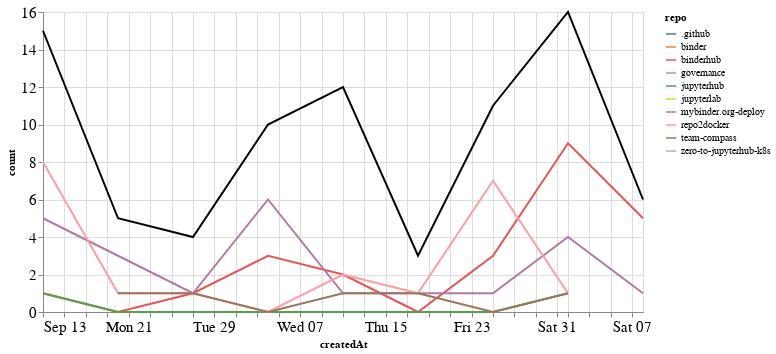

The code cell stored with this chart in its notebook:
### Markdown cell above
## Comments

### Code cell
comments_time = comments.groupby('repo').resample('W', on='createdAt').count()['author'].reset_index()
comments_time = comments_time.rename(columns={'author': 'count'})
comments_time_total = comments_time.groupby('createdAt').agg({"count": "sum"}).reset_index()
ch1 = alt.Chart(comments_time, width=600).mark_line().encode(
    x='createdAt',
    y='count',
    color='repo',
    tooltip="repo"
)

ch2 = alt.Chart(comments_time_total, width=600).mark_line(color="black").encode(
    x='createdAt',
    y='count',
)

ch1 + ch2

### Figure 1 — Vega-Lite specification as saved in the notebook (floating-point values rounded to 4 significant figures)
{"config": {"axisLeft": {"labelFontSize": 15}, "axisBottom": {"labelFontSize": 15}}, "layer": [{"data": {"name": "data-b5afb4a8886ff0f98c61acbdfa1cdd6c"}, "mark": "line", "encoding": {"color": {"type": "nominal", "field": "repo"}, "tooltip": {"type": "nominal", "field": "repo"}, "x": {"type": "temporal", "field": "createdAt"}, "y": {"type": "quantitative", "field": "count"}}, "width": 600}, {"data": {"name": "data-960a5d84dfd48fb9c9e8453688c24017"}, "mark": {"type": "line", "color": "black"}, "encoding": {"x": {"type": "temporal", "field": "createdAt"}, "y": {"type": "quantitative", "field": "count"}}, "width": 600}], "$schema": "https://vega.github.io/schema/vega-lite/v4.8.1.json", "datasets": {"data-b5afb4a8886ff0f98c61acbdfa1cdd6c": [{"repo": ".github", "createdAt": "2020-10-04T00:00:00", "count": 1}, {"repo": "binder", "createdAt": "2020-10-11T00:00:00", "count": 2}, {"repo": "binderhub", "createdAt": "2020-09-13T00:00:00", "count": 1}, {"repo": "binderhub", "createdAt": "2020-09-20T00:00:00", "count": 0}, {"repo": "binderhub", "createdAt": "2020-09-27T00:00:00", "count": 1}, {"repo": "binderhub", "createdAt": "2020-10-04T00:00:00", "count": 3}, {"repo": "binderhub", "createdAt": "2020-10-11T00:00:00", "count": 2}, {"repo": "binderhub", "createdAt": "2020-10-18T00:00:00", "count": 0}, {"repo": "binderhub", "createdAt": "2020-10-25T00:00:00", "count": 3}, {"repo": "binderhub", "createdAt": "2020-11-01T00:00:00", "count": 9}, {"repo": "binderhub", "createdAt": "2020-11-08T00:00:00", "count": 5}, {"repo": "governance", "createdAt": "2020-10-11T00:00:00", "count": 1}, {"repo": "jupyterhub", "createdAt": "2020-09-13T00:00:00", "count": 1}, {"repo": "jupyterhub", "createdAt": "2020-09-20T00:00:00", "count": 0}, {"repo": "jupyterhub", "createdAt": "2020-09-27T00:00:00", "count": 0}, {"repo": "jupyterhub", "createdAt": "2020-10-04T00:00:00", "count": 0}, {"repo": "jupyterhub", "createdAt": "2020-10-11T00:00:00", "count": 0}, {"repo": "jupyterhub", "createdAt": "2020-10-18T00:00:00", "count": 0}, {"repo": "jupyterhub", "createdAt": "2020-10-25T00:00:00", "count": 0}, {"repo": "jupyterhub", "createdAt": "2020-11-01T00:00:00", "count": 1}, {"repo": "jupyterlab", "createdAt": "2020-10-11T00:00:00", "count": 1}, {"repo": "mybinder.org-deploy", "createdAt": "2020-09-13T00:00:00", "count": 5}, {"repo": "mybinder.org-deploy", "createdAt": "2020-09-20T00:00:00", "count": 3}, {"repo": "mybinder.org-deploy", "createdAt": "2020-09-27T00:00:00", "count": 1}, {"repo": "mybinder.org-deploy", "createdAt": "2020-10-04T00:00:00", "count": 6}, {"repo": "mybinder.org-deploy", "createdAt": "2020-10-11T00:00:00", "count": 1}, {"repo": "mybinder.org-deploy", "createdAt": "2020-10-18T00:00:00", "count": 1}, {"repo": "mybinder.org-deploy", "createdAt": "2020-10-25T00:00:00", "count": 1}, {"repo": "mybinder.org-deploy", "createdAt": "2020-11-01T00:00:00", "count": 4}, {"repo": "mybinder.org-deploy", "createdAt": "2020-11-08T00:00:00", "count": 1}, {"repo": "repo2docker", "createdAt": "2020-09-13T00:00:00", "count": 8}, {"repo": "repo2docker", "createdAt": "2020-09-20T00:00:00", "count": 1}, {"repo": "repo2docker", "createdAt": "2020-09-27T00:00:00", "count": 1}, {"repo": "repo2docker", "createdAt": "2020-10-04T00:00:00", "count": 0}, {"repo": "repo2docker", "createdAt": "2020-10-11T00:00:00", "count": 2}, {"repo": "repo2docker", "createdAt": "2020-10-18T00:00:00", "count": 1}, {"repo": "repo2docker", "createdAt": "2020-10-25T00:00:00", "count": 7}, {"repo": "repo2docker", "createdAt": "2020-11-01T00:00:00", "count": 1}, {"repo": "team-compass", "createdAt": "2020-09-20T00:00:00", "count": 1}, {"repo": "team-compass", "createdAt": "2020-09-27T00:00:00", "count": 1}, {"repo": "team-compass", "createdAt": "2020-10-04T00:00:00", "count": 0}, {"repo": "team-compass", "createdAt": "2020-10-11T00:00:00", "count": 1}, {"repo": "team-compass", "createdAt": "2020-10-18T00:00:00", "count": 1}, {"repo": "team-compass", "createdAt": "2020-10-25T00:00:00", "count": 0}, {"repo": "team-compass", "createdAt": "2020-11-01T00:00:00", "count": 1}, {"repo": "zero-to-jupyterhub-k8s", "createdAt": "2020-10-11T00:00:00", "count": 2}], "data-960a5d84dfd48fb9c9e8453688c24017": [{"createdAt": "2020-09-13T00:00:00", "count": 15}, {"createdAt": "2020-09-20T00:00:00", "count": 5}, {"createdAt": "2020-09-27T00:00:00", "count": 4}, {"createdAt": "2020-10-04T00:00:00", "count": 10}, {"createdAt": "2020-10-11T00:00:00", "count": 12}, {"createdAt": "2020-10-18T00:00:00", "count": 3}, {"createdAt": "2020-10-25T00:00:00", "count": 11}, {"createdAt": "2020-11-01T00:00:00", "count": 16}, {"createdAt": "2020-11-08T00:00:00", "count": 6}]}}
